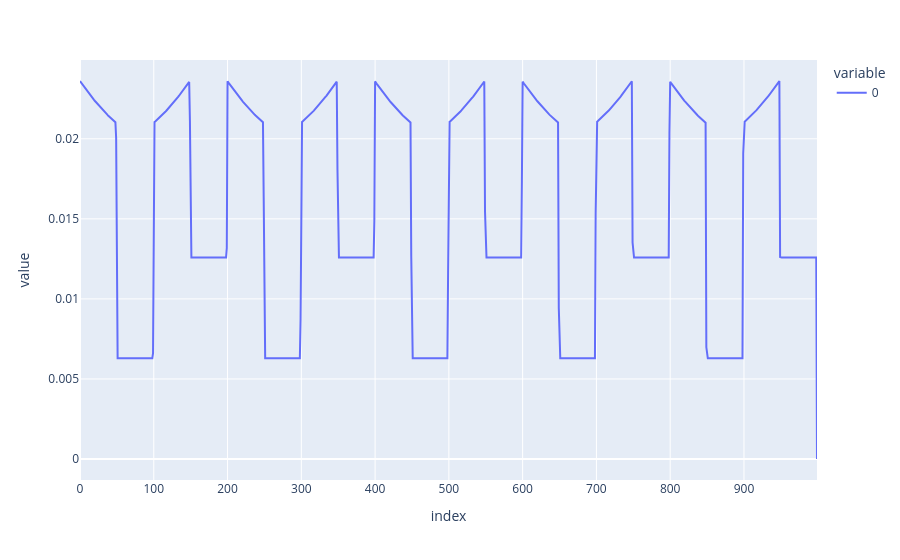

The notebook cell this image was saved under:
### Code cell
px.line(Lens)

### Figure 1 — Plotly figure (JSON) as saved in the notebook; plotly's stock layout.template omitted (floating-point values rounded to 4 significant figures; data arrays with more than 128 entries replaced by an {"elided": "..."} marker saying what was removed)
{"data": [{"hovertemplate": "variable=0<br>index=%{x}<br>value=%{y}<extra></extra>", "legendgroup": "0", "line": {"color": "#636efa", "dash": "solid"}, "marker": {"symbol": "circle"}, "mode": "lines", "name": "0", "orientation": "v", "showlegend": true, "type": "scatter", "x": {"elided": "1000 int values"}, "xaxis": "x", "y": {"elided": "1000 float values"}, "yaxis": "y"}], "layout": {"legend": {"title": {"text": "variable"}, "tracegroupgap": 0}, "margin": {"t": 60}, "xaxis": {"anchor": "y", "domain": [0, 1], "title": {"text": "index"}}, "yaxis": {"anchor": "x", "domain": [0, 1], "title": {"text": "value"}}}}
